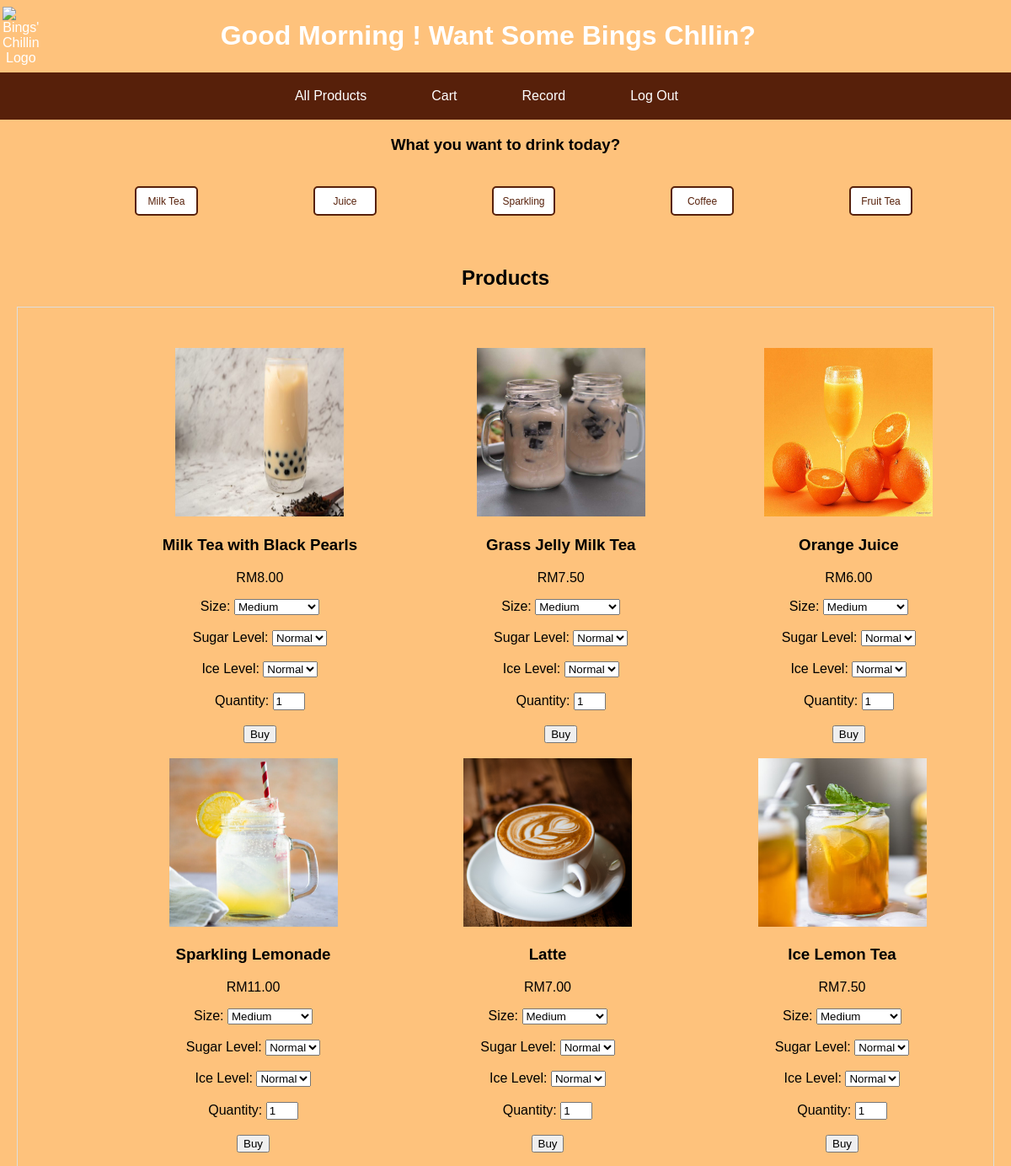
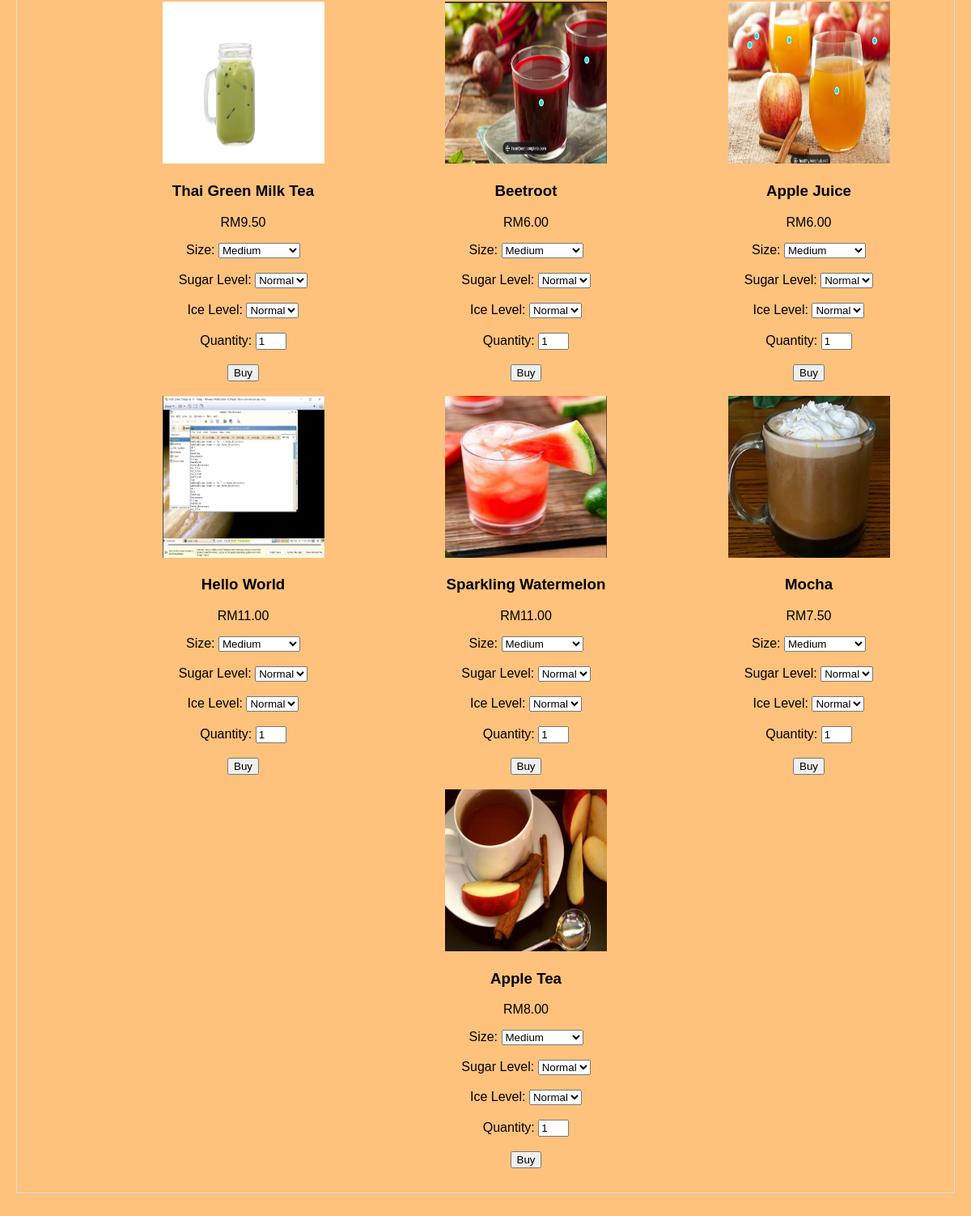
Page /Home.php on the committed database (2 pictures, top to bottom).
### tables this page shows
CREATE TABLE `product` (
  `ProductID` varchar(30) NOT NULL,
  `image` varchar(60) NOT NULL,
  `name` varchar(60) NOT NULL,
  `price` double NOT NULL,
  `CategoryID` varchar(20) NOT NULL
);

### product.php (the view, shortened to what this page needs)
<?php
  require_once 'Connection.php';
?>
<html>
<div id="product-container" class="product-container">
    <h2>Products</h2>
    <?php
          if(isset($_GET['categoryId'])){
          $categoryId = $_GET['categoryId'];
          $sql = "SELECT * FROM product WHERE CategoryID = ?";
          $stmt = $conn->prepare($sql);
          $stmt->bind_param("s", $categoryId);
          $stmt->execute();
          $result = $stmt->get_result();
          ?>
        <div class="products">
        <?php
        if($result->num_rows > 0){
          while($fetch_product = mysqli_fetch_assoc($result)){
            ?>
            <div style="margin-left: 100px; margin: 20px auto; padding: 30px;">
            <?php
            echo "<br/><img src='" . $fetch_product['image'] . "' alt='" . $fetch_product['name'] . "' style='width: 200px; height: 200px;'>";
            echo "<h3>" . $fetch_product['name'] . "</h3>";
            echo "<p>RM" .number_format($fetch_product['price'],2). "</p>";
            ?>
            <form action="Cart.php" method="POST">
            <label for="size">Size:</label>
        <select name="size" id="size">
            <?php
            $sizeselect = array("Medium", "Large(+RM1)");
            foreach ($sizeselect as $size) {
                echo "<option value=\"$size\">$size</option>";
            }
            ?>
        </select></br></br>
        <label for="sugar">Sugar Level:</label>
        <select name="sugar" id="sugar">
            <?php
            $sugarlevel = array("Normal", "Extra", "Less", "None");
            foreach ($sugarlevel as $sugar) {
                echo "<option value=\"$sugar\">$sugar</option>";
            }
            ?>
        </select></br></br>
        <label for="ice">Ice Level:</label>
        <select name="ice" id="ice">
            <?php
            $icelevel = array("Normal", "Extra", "Less", "None");
            foreach ($icelevel as $ice) {
                echo "<option value=\"$ice\">$ice</option>";
            }
            ?>
        </select></br></br>
        <label for="quantity">Quantity:</label>
        <input type="number" id="quantity" name="quantity" value="1" style="width: 30px;" oninput="preventNegative(event)"></br></br>
        <input type="hidden" name="productId" value="<?php echo $fetch_product['ProductID']; ?>">
              <button type="submit">Buy</button>
            </form>
            </div>
            <?php
          }
            ?>
        </div>
            <?php
          }
        }else{
          $product = mysqli_query($conn, "SELECT * FROM product");
          ?>
        <div class="products">
        <?php
        if(mysqli_num_rows($product) > 0){
          while($fetch_product = mysqli_fetch_assoc($product)){
            ?>
            <div style="margin-left: 100px;">
            <?php
            echo "<br/><img src='" . $fetch_product['image'] . "' alt='" . $fetch_product['name'] . "' style='width: 200px; height: 200px;'>";
            echo "<h3>" . $fetch_product['name'] . "</h3>";
            echo "<p>RM" .number_format($fetch_product['price'],2). "</p>";
            ?>
            <form action="Cart.php" method="POST">
            <label for="size">Size:</label>
        <select name="size" id="size">
            <?php
            $sizeselect = array("Medium", "Large(+RM1)");
            foreach ($sizeselect as $size) {
                echo "<option value=\"$size\">$size</option>";
            }
            ?>
        </select></br></br>
        <label for="sugar">Sugar Level:</label>
        <select name="sugar" id="sugar">
            <?php
            $sugarlevel = array("Normal", "Extra", "Less", "None");
            foreach ($sugarlevel as $sugar) {
                echo "<option value=\"$sugar\">$sugar</option>";
            }
            ?>
        </select></br></br>
        <label for="ice">Ice Level:</label>
        <select name="ice" id="ice">
            <?php
            $icelevel = array("Normal", "Extra", "Less", "None");
            foreach ($icelevel as $ice) {
                echo "<option value=\"$ice\">$ice</option>";
            }
            ?>
        </select></br></br>
        <label for="quantity">Quantity:</label>
        <input type="number" id="quantity" name="quantity" value="1" style="width: 30px;" oninput="preventNegative(event)"></br></br>
            <button type="submit">Buy</button>
            </form>
          </div>
            <?php
          }
        }
      }
        ?>
  </div>
    </div>
</html>

### Home.php (shortened to what this page needs)
<?php
  require_once 'Connection.php';
?>
<!DOCTYPE html>
<html>
  <head>
  <?php
    require_once 'header.php';
  ?>
    </head>
  <body>
    <h3>What you want to drink today?</h3>
        <div id="category">
        <button onclick="showProducts('c1')">Milk Tea</button>
        <button onclick="showProducts('c2')">Juice</button>
        <button onclick="showProducts('c3')">Sparkling</button>
        <button onclick="showProducts('c4')">Coffee</button>
        <button onclick="showProducts('c5')">Fruit Tea</button><br/>
        </div>
        <?php
          require_once 'product.php';
        ?>
  </body>
</html>

### header.php (shortened to what this page needs)
<html>
    <head>
    <form>
        <div id="header">
          <table>
            <tr>
                <td>
                    <img src="Bingslogo.png" alt="Bings' Chillin Logo">
                </td>
                <td style="text-align: center; padding-right: 100px; width:100%;">
                    <h1>Good Morning&nbsp;<?php if (isset($_COOKIE["user"])? $_COOKIE['user']:''){echo $_COOKIE["user"];}?>! Want Some Bings Chllin?</h1>
                </td>
            </tr>
          </table>
        </div>
        </form>
    </head>
    <body>
    <div id="nav">
      <ul>
        <li><a href="Home.php">All Products</a></li>
        <li><a href="Cartlist.php">Cart</a></li>
        <li><a href="Record.php">Record</a></li>
        <li><a href="LoginCreate.php">Log Out</a></li>
      </ul>
    </div>
    </body>
</html>

### product.php (style rules this page uses)
.products { border: 1px solid #ddd; display: flex; margin: 20px auto; padding: 30px; text-align: center; flex-wrap: wrap; justify-content: space-evenly; }
#product-container { flex-wrap: wrap; padding: 20px; }

### rows in the picture
product: image (picture), name "Milk Tea with Black Pearls", price "8.00"
product: image (picture), name "Grass Jelly Milk Tea", price "7.50"
product: image (picture), name "Orange Juice", price "6.00"
product: image (picture), name "Sparkling Lemonade", price "11.00"
product: image (picture), name "Latte", price "7.00"
product: image (picture), name "Ice Lemon Tea", price "7.50"
product: image (picture), name "Thai Green Milk Tea", price "9.50"
product: image (picture), name "Beetroot", price "6.00"
product: image (picture), name "Apple Juice", price "6.00"
product: image (picture), name "Hello World", price "11.00"
product: image (picture), name "Sparkling Watermelon", price "11.00"
product: image (picture), name "Mocha", price "7.50"
product: image (picture), name "Apple Tea", price "8.00"

### other values in the picture
form field size "Medium"
form field sugar "Normal"
form field ice "Normal"
